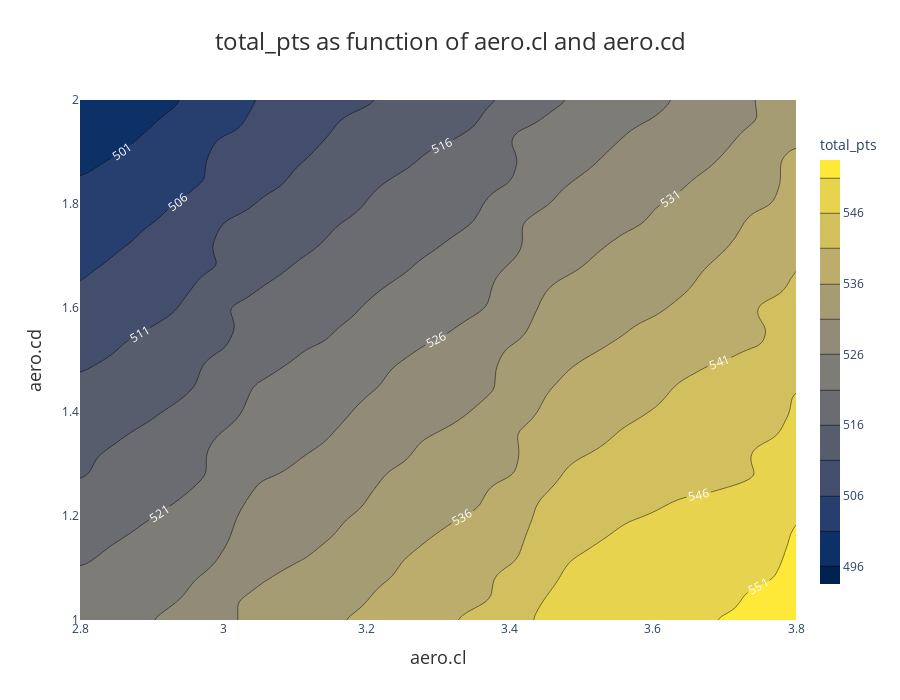

Here is the notebook cell this chart was saved with:
### Markdown cell above
For 2-parameter sweep results, we have a choice between two types of graphs to represent the data. Call either .plot_contour() or .plot_surface(). Again, the target variable is by default total points, but can be controlled by passing an argument like z_var="endurance_pts".

### Code cell
aero_results.plot_contour()

### Figure 1 — Plotly figure (JSON) as saved in the notebook; plotly's stock layout.template omitted (floating-point values rounded to 4 significant figures; data arrays with more than 128 entries replaced by an {"elided": "..."} marker saying what was removed)
{"data": [{"colorbar": {"len": 0.9, "thickness": 20, "tickfont": {"size": 12}, "tickformat": ".0f", "title": {"font": {"size": 14}, "text": "total_pts"}}, "colorscale": [[0, "#00224e"], [0.1111, "#123570"], [0.2222, "#3b496c"], [0.3333, "#575d6d"], [0.4444, "#707173"], [0.5556, "#8a8678"], [0.6667, "#a59c74"], [0.7778, "#c3b369"], [0.8889, "#e1cc55"], [1, "#fee838"]], "contours": {"end": 554, "labelfont": {"color": "white", "size": 12}, "labelformat": ".0f", "showlabels": true, "size": 5, "start": 496}, "hovertemplate": "aero.cl: %{x:.2f}<br>aero.cd: %{y:.2f}<br>total_pts: %{z:.2f}<extra></extra>", "type": "contour", "x": {"elided": "130 float values"}, "y": {"elided": "130 float values"}, "z": {"elided": "130x130 float values"}}], "layout": {"height": 700, "margin": {"b": 80, "l": 80, "r": 80, "t": 100}, "plot_bgcolor": "rgba(240, 240, 240, 0.8)", "title": {"font": {"color": "#303030", "size": 24}, "text": "total_pts as function of aero.cl and aero.cd", "x": 0.5, "xanchor": "center"}, "width": 900, "xaxis": {"title": {"font": {"color": "#303030", "size": 18}, "text": "aero.cl"}}, "yaxis": {"title": {"font": {"color": "#303030", "size": 18}, "text": "aero.cd"}}}}
